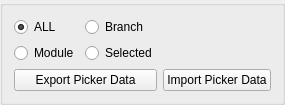
           <widget class="QGroupBox" name="pickerEI_gbx">
            <property name="accessibleName">
             <string>loadAction</string>
            </property>
            <property name="title">
             <string/>
            </property>
            <layout class="QGridLayout" name="gridLayout_15">
             <item row="1" column="1">
              <widget class="QPushButton" name="importPickerData_btn">
               <property name="maximumSize">
                <size>
                 <width>16777215</width>
                 <height>25</height>
                </size>
               </property>
               <property name="accessibleName">
                <string>loadAction</string>
               </property>
               <property name="text">
                <string>Import Picker Data</string>
               </property>
              </widget>
             </item>
             <item row="1" column="0">
              <widget class="QPushButton" name="exportPickerData_btn">
               <property name="maximumSize">
                <size>
                 <width>250</width>
                 <height>25</height>
                </size>
               </property>
               <property name="accessibleName">
                <string>saveAction</string>
               </property>
               <property name="text">
                <string>Export Picker Data</string>
               </property>
              </widget>
             </item>
             <item row="0" column="0">
              <layout class="QGridLayout" name="gridLayout_19">
               <item row="1" column="1">
                <widget class="QRadioButton" name="pickerExportSelected_btn">
                 <property name="text">
                  <string>Selected</string>
                 </property>
                 <property name="checked">
                  <bool>false</bool>
                 </property>
                </widget>
               </item>
               <item row="0" column="1">
                <widget class="QRadioButton" name="pickerExportBrnach_btn">
                 <property name="text">
                  <string>Branch</string>
                 </property>
                 <property name="checked">
                  <bool>false</bool>
                 </property>
                </widget>
               </item>
               <item row="1" column="0">
                <widget class="QRadioButton" name="pickerExportModule_btn">
                 <property name="text">
                  <string>Module</string>
                 </property>
                 <property name="checked">
                  <bool>false</bool>
                 </property>
                </widget>
               </item>
               <item row="0" column="0">
                <widget class="QRadioButton" name="pickerExportAll_btn">
                 <property name="text">
                  <string>ALL</string>
                 </property>
                 <property name="checked">
                  <bool>true</bool>
                 </property>
                </widget>
               </item>
              </layout>
             </item>
            </layout>
           </widget>
